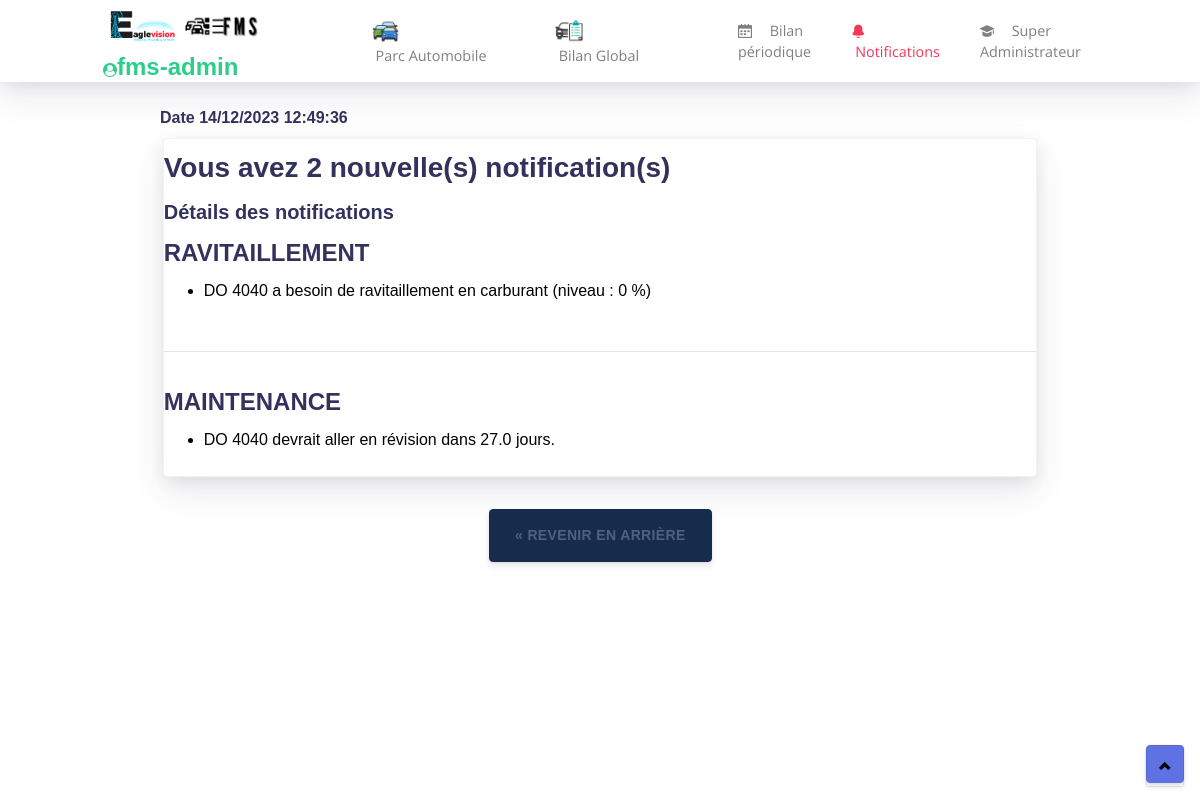
/notifications/ (signed in), run on an earlier commit of the app's database.
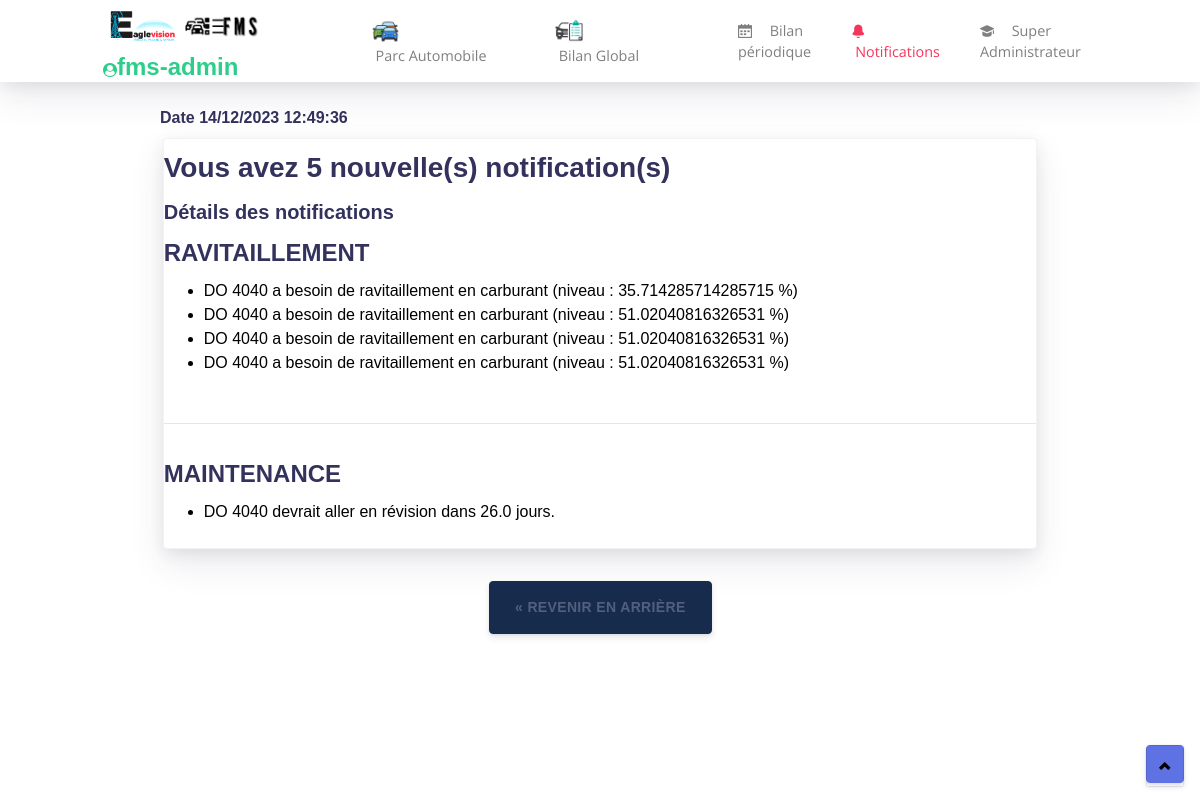
And on a later commit of the database.
### gestionnaire/models.py (models this page shows, shortened)
class RavitaillementCarburant(models.Model):
    date_rav = models.DateField(auto_now_add=True)
    quantite_rav = models.FloatField(default=0,null=True)
    cout_rav = models.FloatField()
    engin_rav = models.ForeignKey('Engin',on_delete=models.CASCADE)
    fournisseur_carburant = models.ForeignKey('Fournisseur', on_delete=models.CASCADE, null=True)
    carb_dispo = models.FloatField(null=True)
    plein = models.BooleanField(default=False,null=True,blank=True)
    Km_plein = models.FloatField(null=True,blank=True)
    conso = models.FloatField(null=True,blank=True)
    def niveau_carb(self):
        if self.carb_dispo and self.engin_rav.capa_reserv :
            return (float(self.carb_dispo)*100/float(self.engin_rav.capa_reserv))
        else :
            return 0
    def notification_message_ravitaillement(self):
        return f"{self.engin_rav.immatriculation} a besoin de ravitaillement en carburant (niveau : {self.niveau_carb()} %)"

class Engin(models.Model):
    immatriculation = models.CharField(max_length=13)
    couleur = models.CharField(max_length=10)
    modele_engin = models.ForeignKey('Modele',on_delete=models.CASCADE)
    type_engin = models.ForeignKey('TypeEngin',on_delete=models.CASCADE)
    info_engin = models.ForeignKey('InfoEngin', on_delete=models.CASCADE)
    etat_engin = models.ForeignKey('EtatEngin', on_delete=models.CASCADE, null=True)
    fournisseur_engin = models.ForeignKey('Fournisseur', on_delete=models.CASCADE, null=True)
    est_obsolete = models.BooleanField(default=False)
    date_creation = models.DateField(default=timezone.now)
    nja = models.IntegerField(default = 0, null = True)
    vik = models.FloatField(null=True)
    capa_reserv = models.FloatField(default=0, null=True)
    has_notification = models.BooleanField(default=False)

class MaintenanceEngin(models.Model):
    date_maint = models.DateField(auto_now_add=True)
    type_maint = models.ForeignKey('TypeMaintenance', on_delete=models.CASCADE, null=True)
    motif_maint = models.CharField(max_length=500, null=True)
    engin_maint = models.ForeignKey('Engin', on_delete=models.CASCADE)
    cout_maint = models.FloatField(default=0)
    fournisseur_maint = models.ForeignKey('Fournisseur', on_delete=models.CASCADE, null=True)
    Km_vid = models.FloatField(default=0)
    def reviz(self):
        if self.engin_maint.nja is not None:
            return 30 - float(self.engin_maint.nja)
        else:
            return None
    def vid(self):
        if self.type_maint.id == 4:
            if self.engin_maint.nja is not None:
                return 15 - float(self.engin_maint.nja)
            else:
                return None
        else:
            if self.engin_maint.info_engin is not None:
                consommation = float(self.engin_maint.info_engin.consommation)
                if consommation > 0:
                    distance_restante = float(self.engin_maint.info_engin.vidange) - float(self.Km_vid)
                    return distance_restante * consommation / 100
                else:
                    return None
            else:
                return None
    def notification_message_maintenance(self):
        if self.engin_maint.type_engin == 2:
            return f"{self.engin_maint.immatriculation} devrait avoir sa vidange dans {self.vid()} jours."
        else :
            f"{self.engin_maint.immatriculation} devrait avoir sa vidange dans {self.vid()} Km."
        return f"{self.engin_maint.immatriculation} devrait aller en révision dans {self.reviz()} jours."

class TypeMaintenance(models.Model):
    libelle_maint = models.CharField(max_length=30)

class InfoEngin(models.Model):
    info = models.CharField(max_length=30)
    consommation = models.FloatField()
    vidange = models.FloatField()
    revision = models.DurationField()

### administratif/views.py (the view)
# urls.py: path('notifications/', views.notifications, name='notifications'),
def notifications(request):
    personne_id = request.session.get('personne_id')
    if personne_id is not None:
        personne = Personne.objects.get(pk=personne_id)
        request.session['personne_id'] = personne.id
        grade=personne.grade
        grade_id=grade.id
        print(personne)
        print(grade_id)
        engins_avec_notifications = Engin.objects.filter(has_notification=True)
        msgs_notif_rav = RavitaillementCarburant.objects.filter(engin_rav__in=engins_avec_notifications)
        msgs_notif_maint = MaintenanceEngin.objects.filter(engin_maint__in=engins_avec_notifications)
        nb_engin_notif = msgs_notif_maint.count() + msgs_notif_rav.count()
        return render(request, 'notifications.html', {'engins_avec_notifications': engins_avec_notifications,
                                                    'nb_engin_notif':nb_engin_notif,
                                                    'grade_id':grade_id,
                                                    'grade':grade,
                                                    'personne':personne,
                                                    'msgs_notif_rav':msgs_notif_rav,
                                                    'msgs_notif_maint':msgs_notif_maint})
    else:
        return render(request, 'erreur404.html', {'message': 'Session invalide'})

### gestionnaire/models.py (called while the page is built)
    def __str__(self):
        return f"{self.nom} {self.prenom}"

### templates/notifications.html (shortened to what this page needs)
<!DOCTYPE html>
{% extends 'bases/base1.html' %}
{% block contenu %}
<br>
<div class="wrapper">
    <h6 class="justify-content-center pl-9 mb-2"> Date {% now 'd/m/Y H:i:s' %}</h6>
    <div class="row d-sm-flex justify-content-center mb-2">
        <div class="col-lg-100 col-l-9 mb-4 w-75 ">
            <div class="card border-left-info shadow h-100 py-2 mx-4">
                <h3>Vous avez {{nb_engin_notif}} nouvelle(s) notification(s)</h3>
                <div>
                    <h5>Détails des notifications</h5>
                </div>
                <h4>RAVITAILLEMENT</h4>
                <ul>
                    {% for msg in msgs_notif_rav %}
                    <li>{{ msg.notification_message_ravitaillement }}</li>
                    {% endfor %}
                </ul>
                <hr>
                <h4>MAINTENANCE</h4>
                <ul>
                    {% for msg in msgs_notif_maint %}
                    <li>{{ msg.notification_message_maintenance }}</li>
                    {% endfor %}
                </ul>
            </div>
        </div>
    </div>
</div>
{% endblock contenu %}

What changed in the data, as far as the page shows it:
changed RavitaillementCarburant: notification_message_ravitaillement "DO 4040 a besoin de ravitaillement en carburant (niveau : 0 %)" → "DO 4040 a besoin de ravitaillement en carburant (niveau : 35.714285714285715 %)"
added RavitaillementCarburant: notification_message_ravitaillement "DO 4040 a besoin de ravitaillement en carburant (niveau : 51.02040816326531 %)"
added RavitaillementCarburant: notification_message_ravitaillement "DO 4040 a besoin de ravitaillement en carburant (niveau : 51.02040816326531 %)"
added RavitaillementCarburant: notification_message_ravitaillement "DO 4040 a besoin de ravitaillement en carburant (niveau : 51.02040816326531 %)"
changed through a linked row, MaintenanceEngin: notification_message_maintenance "DO 4040 devrait aller en révision dans 27.0 jours." → "DO 4040 devrait aller en révision dans 26.0 jours."
Also different on the page:
{{ nb_engin_notif }}: "2" → "5"
